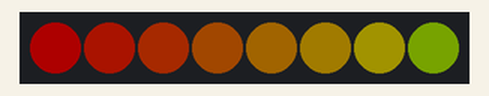
Recording of a sketch running on a simulated Arduino Uno, built with avr-gcc and run on an emulated ATmega328P. Parts: 8 RGB LEDs in strip order, left to right. Dim RGB values are drawn brighter than linear.

Above: at 0.15 s.
At 4.65 s:
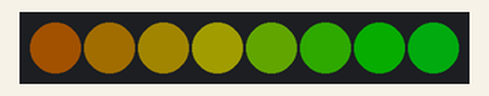
At 9.46 s:
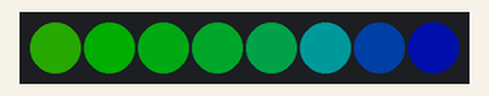
At 19.07 s:
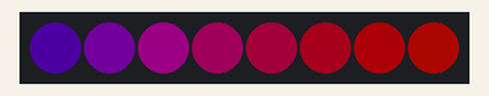
At 28.98 s:
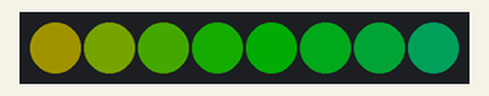
At 39.49 s:
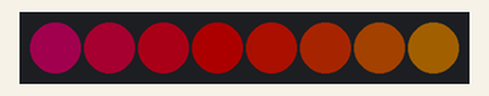
Timing chart, 0 to 40.0 s (numbered marks = the images above):
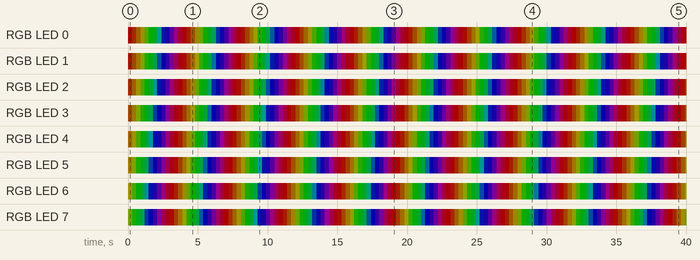

Measured:
- by itself, RGB LED 5: off → RGB(34, 26, 0) at 0.00 s, → RGB(28, 36, 0) 0.30 s later, → RGB(7, 47, 0) 0.30 s later, → RGB(0, 44, 6) 0.30 s later, … (134 changes in this stretch)
- by itself, RGB LED 7: off → RGB(27, 37, 0) at 0.00 s, → RGB(7, 47, 0) 0.30 s later, → RGB(0, 44, 6) 0.30 s later, → RGB(0, 34, 16) 0.30 s later, … (134 changes in this stretch)

The sketch:

ATtiny_LEDs.ino
```cpp
#include <FastLED.h>

#define DATA_PIN 0
#define NUM_LEDS 8

CRGB leds[NUM_LEDS];

uint8_t hue = 0;

void setup() {

  FastLED.addLeds<SK6812, DATA_PIN, GRB>(leds, NUM_LEDS);

  FastLED.setBrightness(50);

}

void loop() {

  for(int i = 0; i < NUM_LEDS; i++) {
    leds[i] = CHSV(hue + (i * 10), 255, 255);
  }

  EVERY_N_MILLISECONDS(15) {
    hue++;
  }

  FastLED.show();

}
```
